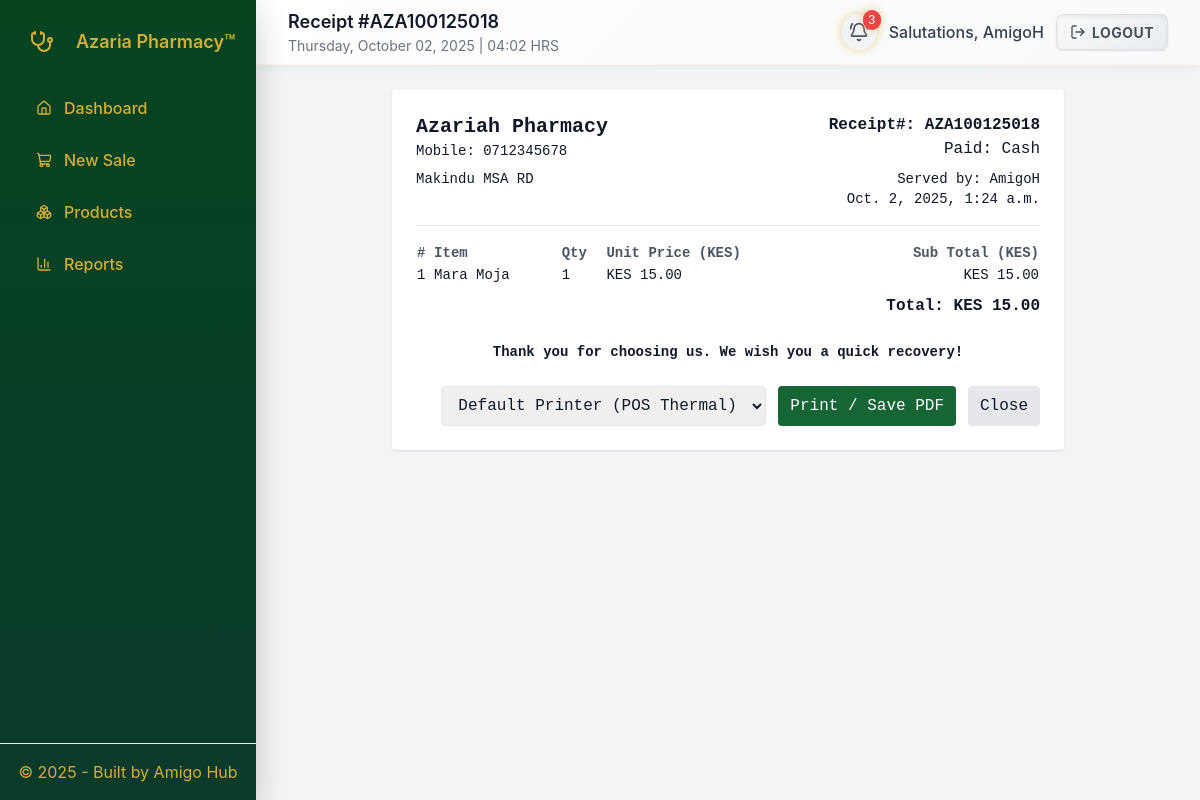
The app's page /receipt/18/ (signed in) with its own data.
### pos/models.py (models this page shows, shortened)
class Sale(models.Model):
    branch = models.ForeignKey(Branch, on_delete=models.CASCADE)
    cashier = models.ForeignKey(settings.AUTH_USER_MODEL, on_delete=models.SET_NULL, null=True)
    customer = models.ForeignKey(Customer, null=True, blank=True, on_delete=models.SET_NULL)
    created_at = models.DateTimeField(auto_now_add=True)
    total = models.DecimalField(max_digits=12, decimal_places=2)
    cash_received = models.DecimalField(max_digits=12, decimal_places=2, default=0)
    notes = models.TextField(blank=True)

class Branch(models.Model):
    name = models.CharField(max_length=120)
    address = models.TextField(blank=True)
    phone = models.CharField(max_length=30, blank=True)

class SaleItem(models.Model):
    sale = models.ForeignKey(Sale, on_delete=models.CASCADE, related_name="items")
    product = models.ForeignKey(Product, on_delete=models.PROTECT)
    product_stock = models.ForeignKey(ProductStock, on_delete=models.PROTECT, null=True, blank=True)
    unit_price = models.DecimalField(max_digits=10, decimal_places=2)
    qty = models.IntegerField()
    line_total = models.DecimalField(max_digits=12, decimal_places=2)

class Product(models.Model):
    name = models.CharField(max_length=255)
    category = models.CharField(max_length=120, blank=True)
    description = models.TextField(blank=True)
    price = models.DecimalField(max_digits=10, decimal_places=2)
    min_price = models.DecimalField(max_digits=10, decimal_places=2, default=0, validators=[MinValueValidator(Decimal('0.00'))])
    created_at = models.DateTimeField(auto_now_add=True)

### pos/views.py (the view)
# urls.py: path("receipt/<int:sale_id>/", views.receipt_view, name="receipt"),
@login_required
def receipt_view(request, sale_id):
    sale = get_object_or_404(Sale, pk=sale_id)
    if request.method == 'POST':
        return redirect('pos:sale_create')
    return render(request, "pos/receipt.html", {
        "sale": sale,
        "cashier_display_name": get_user_display_name(sale.cashier) if sale.cashier else 'Unknown'
    })

### pos/views.py (called while the page is built)
def get_user_display_name(user):
    return user.first_name or user.username

### pos/templates/pos/receipt.html (shortened to what this page needs)
{% extends "pos/base.html" %}
{% block page_title %}Receipt #<span id="receipt-title"></span>{% endblock %}
{% block content %}
<div class="bg-white p-6 rounded shadow max-w-2xl mx-auto receipt-content">
  <div class="flex justify-between items-start mb-2">
    <div>
      <h2 class="text-xl font-bold mb-0">{{ sale.branch.name }}</h2>
      <p class="text-sm">Mobile: {{ sale.branch.phone }}</p>
    </div>
    <div class="text-right">
      <div class="font-semibold">Receipt#: <span id="receipt-number"></span></div>
      <div>Paid: Cash</div>
    </div>
  </div>
  <div class="flex justify-between mb-4">
    <div>
      <p class="text-sm">{{ sale.branch.address }}</p>
    </div>
    <div class="text-right">
      <div class="text-sm">Served by: {{ user.first_name }}</div>
      <div class="text-sm">{{ sale.created_at }}</div>
    </div>
  </div>
  <hr class="my-4">
  <table class="w-full text-sm">
    <thead>
      <tr class="text-left text-gray-600">
        <th>#</th><th>Item</th><th>Qty</th><th>Unit Price (KES)</th><th class="text-right">Sub Total (KES)</th>
      </tr>
    </thead>
    <tbody>
      {% for it in sale.items.all %}
        <tr>
          <td>{{ forloop.counter }}</td>
          <td>{{ it.product.name }}</td>
          <td>{{ it.qty }}</td>
          <td>KES {{ it.unit_price }}</td>
          <td class="text-right">KES {{ it.line_total }}</td>
        </tr>
      {% endfor %}
    </tbody>
  </table>
  <div class="text-right font-semibold">
    Total: KES {{ sale.total }}
  </div>
  <div class="mt-6 text-center">
    <p class="text-sm font-semibold">Thank you for choosing us. We wish you a quick recovery!</p>
  </div>
  <div class="mt-6 flex justify-end space-x-3 print-buttons">
    <select id="printer-select" class="px-3 py-2 rounded border">
      <option value="default">Default Printer (POS Thermal)</option>
    </select>
    <button onclick="printReceipt()" class="px-3 py-2 rounded bg-green-800 text-white">Print / Save PDF</button>
    <a href="{% url 'pos:dashboard' %}" class="px-3 py-2 rounded bg-gray-200">Close</a>
  </div>
</div>
{% endblock %}

### pos/templates/pos/base.html (shortened to what this page needs)
{% load static %}
<!doctype html>
<html lang="en">
<head>
  <script src="https://cdn.tailwindcss.com"></script>
</head>
<body class="min-h-screen">
  <div class="flex min-h-screen page-wrapper">
    {% if request.user.is_authenticated %}
    <aside id="sidebar"
           class="sidebar-panel fixed inset-y-0 left-0 z-40 w-64 transform -translate-x-full lg:translate-x-0 transition-transform duration-300 ease-out flex flex-col h-screen text-base"
           aria-hidden="true">
      <div class="p-5">
        <div class="flex items-center gap-3 mb-5">
          <figure class="w-11 h-11 rounded-lg bg-white/8 flex items-center justify-center text-lg backdrop-filter: blur(10px)" role="img" aria-label="Azaria Pharmacy Logo">
            <i data-lucide="stethoscope" class="w-6 h-6"></i>
          </figure>
          <div>
            <div class="text-lg font-semibold">Azaria Pharmacy™</div>
          </div>
        </div>
        <nav class="space-y-1 mt-2">
          <a href="{% url 'pos:dashboard' %}" class="nav-link {% if request.resolver_match and request.resolver_match.url_name == 'dashboard' %}active{% endif %}" aria-label="Go to Dashboard">
            <i data-lucide="home" class="w-4 h-4"></i>
            <span>Dashboard</span>
          </a>
          <a href="{% url 'pos:sale_create' %}" class="nav-link {% if request.resolver_match and request.resolver_match.url_name == 'sale_create' %}active{% endif %}" aria-label="Create New Sale">
            <i data-lucide="shopping-cart" class="w-4 h-4"></i>
            <span>New Sale</span>
          </a>
          <a href="{% url 'pos:product_list' %}" class="nav-link {% if request.resolver_match and request.resolver_match.url_name == 'product_list' %}active{% endif %}" aria-label="View Products">
            <i data-lucide="boxes" class="w-4 h-4"></i>
            <span>Products</span>
          </a>
          {% if user.is_superuser %}
          <a href="{% url 'pos:reports' %}" class="nav-link {% if request.resolver_match and request.resolver_match.url_name == 'reports' %}active{% endif %}" aria-label="View Reports">
            <i data-lucide="bar-chart-3" class="w-4 h-4"></i>
            <span>Reports</span>
          </a>
          {% endif %}
        </nav>
      </div>
      <div class="mt-auto p-4 border-t border-white/6 text-center sidebar-footer">
        &copy; {% now "Y" %} - Built by
        <a href="https://amigohub.africa" target="_blank" rel="noopener" aria-label="Visit Amigo Hub website">Amigo Hub</a>
      </div>
    </aside>
    {% endif %}
    <div class="flex-1 main-content lg:ml-64">
      <header class="bg-white border-b sticky top-0 z-20">
        <div class="max-w-7xl mx-auto px-4 sm:px-6 lg:px-8">
          <div class="flex items-center justify-between h-16">
            <div class="flex items-center gap-3">
              <div class="page-title-group">
                {% if request.user.is_authenticated %}
                  <h1 class="text-lg font-semibold">{% block page_title %}Dashboard{% endblock %}</h1>
                  <p class="text-sm text-gray-500">{% now "l, F d, Y" %} | {% now "H:i" %} HRS</p>
                {% endif %}
              </div>
            </div>
            <div class="flex items-center gap-3">
              {% if request.resolver_match and request.resolver_match.url_name not in 'login signup' %}
                {% if request.user.is_authenticated %}
                  <div class="flex items-center gap-3">
                    {% if user.is_superuser %}
                    <div class="relative" id="bell-container">
                      <button id="notifications-bell" class="p-2 rounded-full bg-gray-100 hover:bg-gray-200 focus:outline-none focus:ring-2 focus:ring-gold transition-all duration-200" aria-label="View notifications" aria-haspopup="true" aria-expanded="false">
                        <i data-lucide="bell-ring" class="w-5 h-5 text-gray-600"></i>
                        <span id="unread-badge" class="absolute -top-1 -right-1 bg-red-500 text-white text-xs rounded-full min-w-[18px] h-5 flex items-center justify-center" style="display: none;">0</span>
                      </button>
                    </div>
                    {% endif %}
                    <span class="text-gray-700 font-medium hidden sm:inline" aria-live="polite">Salutations, {{ user.first_name|default:user.get_username }}</span>
                    <form action="{% url 'pos:logout' %}" method="post" class="inline" aria-label="Logout form">
                      <button type="submit" class="btn-logout focus:outline-none focus:ring-2 focus:ring-gold focus:ring-offset-2" aria-label="Log out of the application">
                        <i data-lucide="log-out" class="w-4 h-4"></i>
                        <span class="hidden sm:inline">Logout</span>
                      </button>
                    </form>
                  </div>
                {% else %}
                  <a href="{% url 'pos:login' %}" class="btn-primary" aria-label="Log in to the application">
                    <i data-lucide="log-in" class="w-4 h-4"></i>
                    <span>Login</span>
                  </a>
                {% endif %}
              {% endif %}
            </div>
          </div>
        </div>
      </header>
      <main class="py-6 min-h-[calc(100vh-4rem)]">
        <div class="max-w-7xl mx-auto px-4 sm:px-6 lg:px-8">
          <div class="page-content">
            {% block content %}{% endblock %}
          </div>
        </div>
      </main>
    </div>
  </div>
</body>
</html>

### pos/templates/pos/base.html (style rules this page uses)
:root { --darkgreen: #064420; --gold: #D4AF37; --gold-dark: #D4AF37; --panel-bg: #ffffff; --muted: #6b7280; --glass-bg: rgba(255, 255, 255, 0.25); --glass-border: rgba(255, 255, 255, 0.18); --neon-glow: 0 0 10px rgba(212, 175, 55, 0.5); }
body { font-family: Inter, ui-sans-serif, system-ui, -apple-system, "Segoe UI", Roboto, "Helvetica Neue", Arial; background: #f3f4f6; color: #111827; min-height: 100vh; }
.page-wrapper { position: relative; overflow: hidden; }
.page-content { animation: fadeSlideIn 0.4s cubic-bezier(0.4, 0, 0.2, 1) forwards; opacity: 0; transform: translateY(10px); }
body.loaded .page-content { animation-play-state: running; }
.sidebar-panel { background: linear-gradient(180deg, var(--darkgreen), #0b3a2b); color: var(--gold); box-shadow: 0 10px 30px rgba(0, 0, 0, 0.2); }
.nav-link { display: flex; align-items: center; gap: .75rem; padding: .75rem 1rem; border-radius: .5rem; color: var(--gold); text-decoration: none; font-weight: 500; transition: all 0.3s cubic-bezier(0.4, 0, 0.2, 1); position: relative; overflow: hidden; margin: 0.125rem 0; }
.nav-link::before { content: ''; position: absolute; top: 50%; left: 50%; width: 0; height: 0; background: rgba(255, 255, 255, 0.2); border-radius: 50%; transform: translate(-50%, -50%); transition: width 0.6s, height 0.6s; }
.btn-logout { background: linear-gradient(145deg, #f8f9fa, #e9ecef); border: 1px solid #dee2e6; color: #495057; padding: .4rem .8rem; border-radius: .4rem; font-weight: 700; display: inline-flex; align-items: center; gap: .4rem; transition: all 0.3s cubic-bezier(0.4, 0, 0.2, 1); position: relative; overflow: hidden; box-shadow: inset 0 2px 4px rgba(0, 0, 0, 0.06), 0 1px 2px rgba(0, 0, 0, 0.1); text-transform: uppercase; letter-spacing: 0.5px; font-size: 0.875rem; }
.btn-logout::before { content: ''; position: absolute; top: 0; left: -100%; width: 100%; height: 100%; background: linear-gradient(90deg, transparent, rgba(255, 255, 255, 0.4), transparent); transition: left 0.6s; }
.sidebar-footer a { color: var(--gold); text-decoration: none; transition: color 0.2s; }
.main-content { width: 100%; min-width: 0; }
.page-title-group > * { transition: opacity 0.3s ease-in-out; }
header { background: linear-gradient(135deg, #ffffff 0%, #f8f9fa 100%); border-bottom: 1px solid rgba(212, 175, 55, 0.1); box-shadow: 0 2px 10px rgba(0, 0, 0, 0.05); }
#unread-badge { animation: pulse 2s cubic-bezier(0.4, 0, 0.6, 1) infinite; box-shadow: var(--neon-glow); }
#bell-container:has(#unread-badge[style*="display: flex"]) #notifications-bell { box-shadow: var(--neon-glow); animation: glow 1.5s ease-in-out infinite alternate; }

### pos/templates/pos/receipt.html (style rules this page uses)
.receipt-content { font-family: 'Courier New', Courier, monospace; }

### records on screen
Sale: branch.name "Azariah Pharmacy", branch.phone "0712345678", branch.address "Makindu MSA RD", created_at "Oct. 2, 2025, 1:24 a.m.", total "15.00"
SaleItem: product.name "Mara Moja", qty "1", unit_price "15.00", line_total "15.00"

### other values on screen
{{ user.first_name|default:user.get_username }} "AmigoH"
{{ user.first_name }} "AmigoH"
